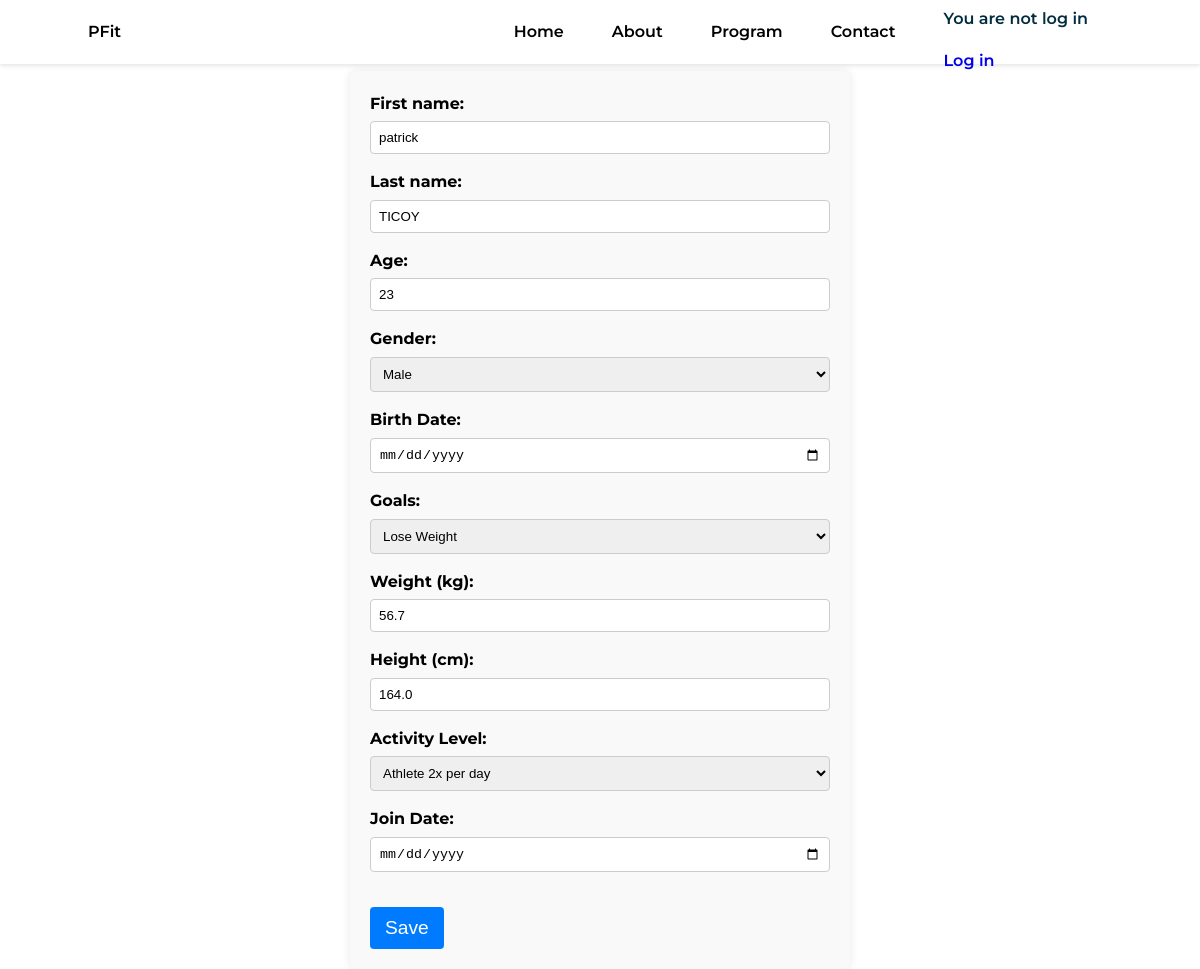
The app's page /info/edit/1/ with its own data.
### app/models.py (models this page shows, shortened)
class Client(models.Model):
    user = models.OneToOneField(User, null=True,  on_delete=models.CASCADE)
    clientID = models.AutoField(primary_key=True)
    fname = models.CharField(max_length=100,null = False)
    lname = models.CharField(max_length=100, null = False)
    clientAge=models.PositiveIntegerField()
    gender_choices = (
        ('M', 'Male'),
        ('F', 'Female'),
        ('', 'Other'),
    )
    clientSex = models.CharField(max_length=10, choices=gender_choices)
    birthdate = models.DateField()
    goal = models.ForeignKey(Goals, on_delete=models.CASCADE)
    weight = models.FloatField()
    height = models.FloatField()
    level_choices = (
        ('Sedentary', 'Sedentary'),
        ('Lightly Active', 'Lightly Active'),
        ('Moderately Active', 'Moderately Active'),
        ('Very Active', 'Very Active'),
        ('Athlete 2x per day', 'Athlete 2x per day'),
    )
    activityLevel = models.CharField(max_length=100, choices=level_choices)
    joinedDate = models.DateField(null = False)
    bmi = models.FloatField(null=True, blank=True)
    calories = models.FloatField(null=True, blank=True)
    bmi_category = models.CharField(max_length=10, null=True, blank=True)

### app/views.py (the view, shortened to what this page needs)
# urls.py: path('info/edit/<int:pk>/', ClientUpdateView.as_view(), name='client_update'),
class ClientUpdateView(UpdateView):
    model = Client
    form_class = ClientForm
    template_name = 'apps/homepages/client_create_edit.html'
    def get_context_data(self, **kwargs):
        context = super().get_context_data(**kwargs)
        context['gender_choices'] = Client.gender_choices
        context['goal'] = Goals.objects.all()
        context['activityLevel'] = Client.level_choices
        return context

### app/forms.py
class ClientForm(forms.ModelForm):
    class Meta:
        model = Client
        fields = ['fname', 'lname', 'clientAge', 'clientSex', 'birthdate', 'weight', 'height', 'activityLevel']
        widgets = {
            'fname': forms.TextInput(attrs={'class': 'form-control'}),
            'lname': forms.TextInput(attrs={'class': 'form-control'}),
            'clientAge': forms.NumberInput(attrs={'class': 'form-control'}),
            'clientSex': forms.Select(attrs={'class': 'form-control'}),
            'birthdate': forms.DateInput(attrs={'class': 'form-control', 'type': 'date'}),
            'weight': forms.NumberInput(attrs={'class': 'form-control'}),
            'height': forms.NumberInput(attrs={'class': 'form-control'}),
            'activityLevel': forms.Select(attrs={'class': 'form-control'}),
        }

### app/context_processors.py (called while the page is built)
def client_processor(request):
    client = None
    if request.user.is_authenticated:
        client = Client.objects.filter(user=request.user).first()
    return {'client': client}

### app/templates/apps/homepages/client_create_edit.html (shortened to what this page needs)
{% extends 'apps/homepages/homepagebase.html'%}
{% load static %}
{% block content%}
<link rel="stylesheet" href="{% static 'css/profile_info.css'%}">
<div class="post-entry">
    <form action="" method="POST" class="form-info">
        <div>
            <label for="first-name">First name:</label>
            <input type="text" name="fname" id="first-name" value="{{ form.fname.value }}">
        </div>
        <div>
            <label for="last-name">Last name:</label>
            <input type="text" name="lname" id="last-name" value="{{ form.lname.value }}">
        </div>
        <div>
            <label for="client-age">Age:</label>
            <input type="text" name="clientAge" id="age" value="{{ form.clientAge.value }}">
        </div>
        <div>
            <label for="gender">Gender:</label>
            <select name="clientSex" id="user-gender">
                {% for key, value in gender_choices %}
                    <option value="{{ key }}" {% if key == form.clientSex.value %} selected {% endif %}>
                        {{ value }}
                    </option>
                {% endfor %}
            </select>
        </div>
        <div>
            <label for="birthdate">Birth Date:</label>
            <input type="date" name="birthdate" id="birthdate" value="{{ form.birthdate.value }}">
        </div>
        <div>
            <label for="goal">Goals:</label>
            <select name="goal" id="goal">
                {% for goals in goal %}
                    <option value="{{ goals.pk }}" {% if goals.pk == form.goal.value %} selected {% endif %}>
                        {{ goals.goal }}
                    </option>
                {% endfor %}
            </select>
        </div>
        <div>
            <label for="weight">Weight (kg):</label>
            <input type="number" name="weight" id="weight" step=".01" value="{{ form.weight.value }}">
        </div>
        <div>
            <label for="height">Height (cm):</label>
            <input type="number" name="height" id="height" step=".01" value="{{ form.height.value }}">
        </div>
        <div>
            <label for="activityLevel">Activity Level:</label>
            <select name="activityLevel" id="activityLevel">
                {% for key, value in activityLevel %}
                    <option value="{{ key }}" {% if key == form.activityLevel.value %} selected {% endif %}>
                        {{ value }}
                    </option>
                {% endfor %}
            </select>
        </div>
        <div>
            <label for="joinedDate">Join Date:</label>
            <input type="date" name="joinedDate" id="joinedDate" value="{{ form.joinedDate.value }}">
        </div>
        <input class="cta-btn" type="submit" value="Save">
    </form>
</div>
{% endblock content %}

### static/css/homepage.css (style rules this page uses)
* { box-sizing: border-box; }
body { margin: 0; font-family: 'Montserrat', sans-serif; line-height: 1.6; }
.cta-btn { display: inline-block; padding: 10px 20px; background-color: #007bff; color: white; text-decoration: none; border-radius: 5px; margin-top: 20px; }
.cta-btn { background-color: #00A359; color: white; padding: 10px 25px; text-decoration: none; font-size: 1.2rem; border-radius: 5px; display: inline-block; margin-top: 20px; }

### static/css/navbar.css (style rules this page uses)
:root { --header-height: 3rem; --first-color: black; --first-color-light: #00A359; --dark-color: black; --white-color: black; --body-font: 'Montserrat', 'sans-serif'; --nav-name-font-size: 1.2rem; --normal-font-size: 1rem; --z-fixed: 100; }
* { box-sizing: border-box; }
@media screen and (min-width: 768px) { :root { --nav-name-font-size: 1rem; --normal-font-size: 1rem; } }
body { margin: var(--header-height) 0 0 0; font-family: var(--body-font); font-size: var(--normal-font-size); font-weight: 600; line-height: 1.6; }
@media screen and (min-width: 768px) { body { margin: 0; } }

### static/css/profile_info.css (style rules this page uses)
html { scroll-behavior: smooth ; scroll-padding: 120px; }
.post-entry, .content-workoutlog { display: flex; justify-content: center; align-items: center; margin-top: 20%; height: 10vh; scroll-behavior: smooth; }
.form-info { background-color: #f9f9f9; margin-top: 40%; padding: 20px; border-radius: 8px; box-shadow: 0 0 10px rgba(0, 0, 0, 0.1); width: 100%; max-width: 500px; }
form div { margin-bottom: 15px; }
label { display: block; margin-bottom: 5px; font-weight: bold; }
input[type="text"], input[type="number"], input[type="date"], select { width: 100%; padding: 8px; border: 1px solid #ccc; border-radius: 4px; }
.cta-btn { background-color: #007bff; color: white; padding: 10px 15px; border: none; border-radius: 4px; cursor: pointer; margin-right: 10px; }

### records on screen
Client: fname "patrick", lname "TICOY", weight "56.7", height "164.0", activityLevel "Athlete 2x per day"

### other values on screen
form field clientSex "Male"
form field goal "Lose Weight"
